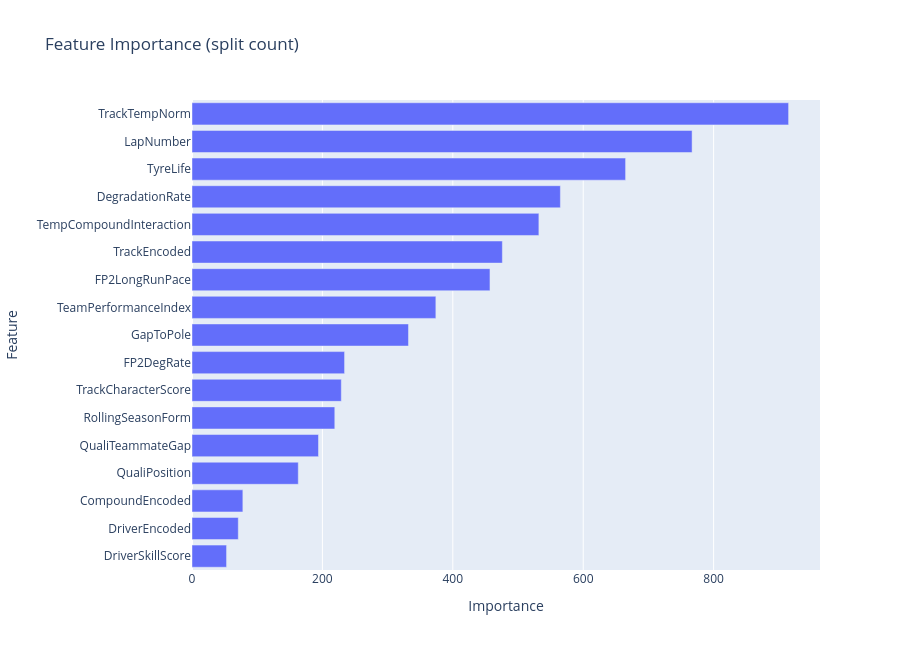

Notebook code cell kept with this figure:
### Code cell
fig = px.bar(
    imp,
    x="Importance",
    y="Feature",
    orientation="h",
    title="Feature Importance (split count)",
    height=650,
)
fig.update_layout(yaxis={"categoryorder": "total ascending"})
fig.show()

### Figure 1 — Plotly figure (JSON) as saved in the notebook; plotly's stock layout.template omitted (floating-point values rounded to 4 significant figures)
{"data": [{"hovertemplate": "Importance=%{x}<br>Feature=%{y}<extra></extra>", "legendgroup": "", "marker": {"color": "#636efa", "pattern": {"shape": ""}}, "name": "", "orientation": "h", "showlegend": false, "textposition": "auto", "type": "bar", "x": [915, 767, 665, 565, 532, 476, 457, 374, 332, 234, 229, 219, 194, 163, 78, 71, 53], "xaxis": "x", "y": ["TrackTempNorm", "LapNumber", "TyreLife", "DegradationRate", "TempCompoundInteraction", "TrackEncoded", "FP2LongRunPace", "TeamPerformanceIndex", "GapToPole", "FP2DegRate", "TrackCharacterScore", "RollingSeasonForm", "QualiTeammateGap", "QualiPosition", "CompoundEncoded", "DriverEncoded", "DriverSkillScore"], "yaxis": "y"}], "layout": {"barmode": "relative", "height": 650, "legend": {"tracegroupgap": 0}, "title": {"text": "Feature Importance (split count)"}, "xaxis": {"anchor": "y", "domain": [0, 1], "title": {"text": "Importance"}}, "yaxis": {"anchor": "x", "categoryorder": "total ascending", "domain": [0, 1], "title": {"text": "Feature"}}}}
